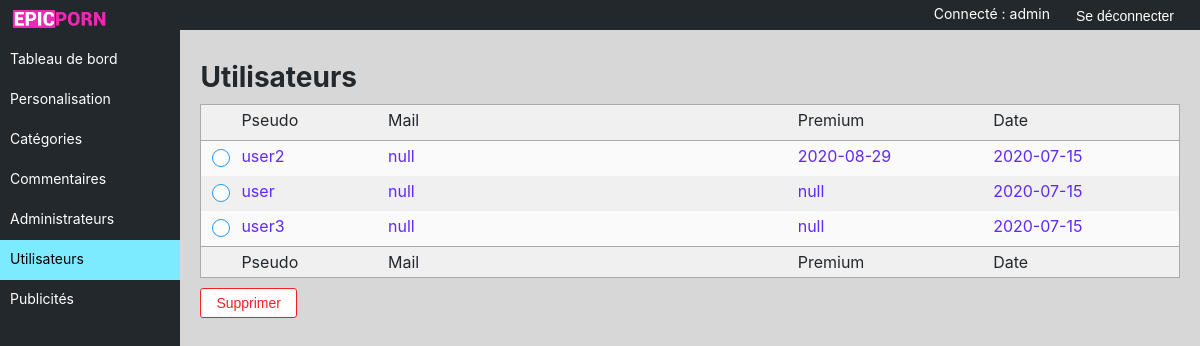
The page /admin.php?users (signed in) on the database its author committed.
### tables this page shows
CREATE TABLE `epic_users` (
  `id` int(11) NOT NULL,
  `username` text NOT NULL,
  `password` text NOT NULL,
  `mail` text NOT NULL,
  `premium` date DEFAULT NULL,
  `proposer` int(11) DEFAULT NULL,
  `confirmed` int(11) NOT NULL,
  `dateRegistred` date NOT NULL
);

### functions/universal_functions.php (called while the page is built, shortened)
<?php
function GetSQLRequest_NoFetchArray(string $request){
    $dbh = BddConnect();
    if($result = mysqli_query($dbh, $request))
    {
        return $result;
    } else {
        return $dbh -> error;
    }
}
?>

### functions/admin_functions.php (the view, shortened to what this page needs)
        <?php
function GetUsers(string $by = "infos"){
    if($by == "infos"){
        $x = 0;
        $request = "SELECT id, username, mail, premium, dateRegistred
        FROM epic_users
        ORDER BY dateRegistred ASC
        LIMIT 50";
        $result = GetSQLRequest_NoFetchArray($request);
        while($row = mysqli_fetch_array($result)){
            if($row["premium"] == ""){
                $row["premium"] = "null";
            }
            ?>
            <div class="box coms <?php
            if ($x%2 == 0){
                echo "pair";
            }?>
            ">
                <label class="container">
                  <span class="checkmark"></span>
                </label>
                <p> <a href=""><?php echo $row["username"] ?> </a> </p>
                <p> <a href=""><?php echo $row["mail"] ?> </a> </p>
                <p> <a href=""><?php echo $row["premium"] ?> </a> </p>
                <p> <a href=""><?php echo $row["dateRegistred"] ?> </a> </p>
            </div>
            <?php
            $x = $x + 1;
        }
    }
}
            ?>

### css/admin.css (style rules this page uses)
body { overflow-wrap: break-word; margin: 0; background-color: rgb(215, 215, 215); color: white; font-family: "-apple-system","BlinkMacSystemFont","Segoe UI","Roboto","Helvetica Neue",Arial,"Noto Sans",sans-serif,"Apple Color Emoji","Segoe UI Emoji","Segoe UI Symbol","Noto Color Emoji"; }
.content p { color: #23282d; }
.table_list .box p { margin-left: 10px; margin-top: 5px; margin-bottom: 10px; }
.table_list .box a { margin-right: 5px; }
.container { color: black; display: inline-block; position: relative; cursor: pointer; width: 96%; margin-left: 5px; font-size: 16px; -webkit-user-select: none; -moz-user-select: none; -ms-user-select: none; user-select: none; border-radius: 3px; }
.checkmark { position: absolute; top: 8px; left: 6px; height: 16px; width: 16px; background-color: rgb(255, 255, 255); border-radius: 50%; border: 1px solid #2196F3; }
.checkmark:after { content: ""; position: absolute; display: none; }
.container .checkmark:after { top: 3px; left: 3px; width: 10px; height: 10px; border-radius: 50%; background: white; }
.table_list .box.coms { min-height: 30px; background-color: rgb(240, 240, 240); display: grid; grid-template-columns: 30px 15% auto 20% 20%; }
.table_list .box.pair { background-color: rgb(250, 250, 250); }
.table_list .box a { text-decoration: none; color: rgb(97, 40, 255); }

### rows shown on the page
epic_users: username "user2", mail "null", premium "2020-08-29", dateRegistred "2020-07-15"
epic_users: username "user", mail "null", dateRegistred "2020-07-15"
epic_users: username "user3", mail "null", dateRegistred "2020-07-15"

### other values the page prints
$_SESSION['Admin']['login'] "admin"
